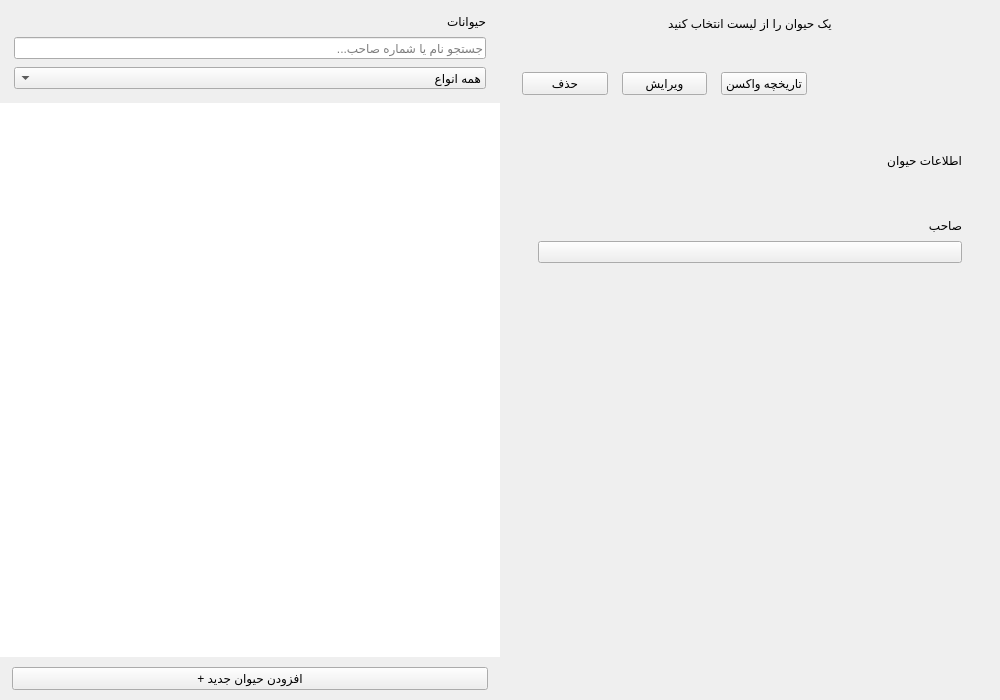
<?xml version="1.0" encoding="UTF-8"?>
<ui version="4.0">
 <class>AnimalsWidget</class>
 <widget class="QWidget" name="AnimalsWidget">
  <property name="geometry"><rect><x>0</x><y>0</y><width>1000</width><height>700</height></rect></property>
  <property name="layoutDirection"><enum>Qt::RightToLeft</enum></property>
  <layout class="QHBoxLayout" name="mainLayout">
   <property name="spacing"><number>0</number></property>
   <property name="leftMargin"><number>0</number></property>
   <property name="rightMargin"><number>0</number></property>
   <property name="topMargin"><number>0</number></property>
   <property name="bottomMargin"><number>0</number></property>

   <!-- Profile area (left side) -->
   <item>
    <widget class="QWidget" name="profileArea">
     <layout class="QVBoxLayout" name="profileAreaLayout">
      <property name="spacing"><number>0</number></property>
      <property name="leftMargin"><number>0</number></property>
      <property name="rightMargin"><number>0</number></property>
      <property name="topMargin"><number>0</number></property>
      <property name="bottomMargin"><number>0</number></property>

      <!-- Placeholder -->
      <item>
       <widget class="QWidget" name="placeholderWidget">
        <layout class="QVBoxLayout">
         <item><spacer><property name="orientation"><enum>Qt::Vertical</enum></property></spacer></item>
         <item>
          <widget class="QLabel" name="placeholderLabel">
           <property name="text"><string>یک حیوان را از لیست انتخاب کنید</string></property>
           <property name="alignment"><set>Qt::AlignCenter</set></property>
          </widget>
         </item>
         <item><spacer><property name="orientation"><enum>Qt::Vertical</enum></property></spacer></item>
        </layout>
       </widget>
      </item>

      <!-- Profile widget -->
      <item>
       <widget class="QWidget" name="profileWidget">
        <layout class="QVBoxLayout" name="profileWidgetLayout">
         <property name="spacing"><number>0</number></property>
         <property name="leftMargin"><number>0</number></property>
         <property name="rightMargin"><number>0</number></property>
         <property name="topMargin"><number>0</number></property>
         <property name="bottomMargin"><number>0</number></property>

         <!-- Green header -->
         <item>
          <widget class="QWidget" name="profileHeaderWidget">
           <property name="minimumHeight"><number>80</number></property>
           <property name="maximumHeight"><number>80</number></property>
           <layout class="QHBoxLayout" name="profileHeaderLayout">
            <property name="leftMargin"><number>22</number></property>
            <property name="rightMargin"><number>22</number></property>
            <property name="topMargin"><number>12</number></property>
            <property name="bottomMargin"><number>12</number></property>
            <property name="spacing"><number>14</number></property>
            <item>
             <widget class="QLabel" name="animalAvatarLabel">
              <property name="minimumSize"><size><width>50</width><height>50</height></size></property>
              <property name="maximumSize"><size><width>50</width><height>50</height></size></property>
              <property name="alignment"><set>Qt::AlignCenter</set></property>
             </widget>
            </item>
            <item>
             <layout class="QVBoxLayout" name="animalTitleLayout">
              <property name="spacing"><number>3</number></property>
              <item><widget class="QLabel" name="animalNameLabel"><property name="text"><string></string></property></widget></item>
              <item><widget class="QLabel" name="animalSubLabel"><property name="text"><string></string></property></widget></item>
             </layout>
            </item>
            <item><spacer><property name="orientation"><enum>Qt::Horizontal</enum></property></spacer></item>
            <item><widget class="QPushButton" name="btnViewHistory"><property name="text"><string>تاریخچه واکسن</string></property><property name="minimumHeight"><number>32</number></property></widget></item>
            <item><widget class="QPushButton" name="btnEdit"><property name="text"><string>ویرایش</string></property><property name="minimumHeight"><number>32</number></property></widget></item>
            <item><widget class="QPushButton" name="btnDelete"><property name="text"><string>حذف</string></property><property name="minimumHeight"><number>32</number></property></widget></item>
           </layout>
          </widget>
         </item>

         <!-- Scroll area -->
         <item>
          <widget class="QScrollArea" name="profileScrollArea">
           <property name="frameShape"><enum>QFrame::NoFrame</enum></property>
           <property name="widgetResizable"><bool>true</bool></property>
           <widget class="QWidget" name="profileScrollContent">
            <layout class="QVBoxLayout" name="profileScrollLayout">
             <property name="spacing"><number>14</number></property>
             <property name="leftMargin"><number>22</number></property>
             <property name="rightMargin"><number>22</number></property>
             <property name="topMargin"><number>18</number></property>
             <property name="bottomMargin"><number>18</number></property>

             <!-- Info card -->
             <item>
              <widget class="QWidget" name="infoCard">
               <layout class="QVBoxLayout" name="infoCardLayout">
                <property name="spacing"><number>0</number></property>
                <property name="leftMargin"><number>16</number></property>
                <property name="rightMargin"><number>16</number></property>
                <property name="topMargin"><number>14</number></property>
                <property name="bottomMargin"><number>14</number></property>
                <item><widget class="QLabel" name="infoCardTitle"><property name="text"><string>اطلاعات حیوان</string></property></widget></item>
                <item>
                 <widget class="QWidget" name="infoRowsContainer">
                  <layout class="QVBoxLayout" name="infoRowsLayout">
                   <property name="spacing"><number>0</number></property>
                   <property name="leftMargin"><number>0</number></property>
                   <property name="rightMargin"><number>0</number></property>
                   <property name="topMargin"><number>8</number></property>
                   <property name="bottomMargin"><number>0</number></property>
                  </layout>
                 </widget>
                </item>
               </layout>
              </widget>
             </item>

             <!-- Owner card -->
             <item>
              <widget class="QWidget" name="ownerCard">
               <layout class="QVBoxLayout" name="ownerCardLayout">
                <property name="spacing"><number>8</number></property>
                <property name="leftMargin"><number>16</number></property>
                <property name="rightMargin"><number>16</number></property>
                <property name="topMargin"><number>14</number></property>
                <property name="bottomMargin"><number>14</number></property>
                <item><widget class="QLabel" name="ownerCardTitle"><property name="text"><string>صاحب</string></property></widget></item>
                <item>
                 <widget class="QPushButton" name="btnGoToOwner">
                  <property name="text"><string></string></property>
                  <property name="minimumHeight"><number>44</number></property>
                 </widget>
                </item>
               </layout>
              </widget>
             </item>

             <item><spacer><property name="orientation"><enum>Qt::Vertical</enum></property><property name="sizeHint" stdset="0"><size><width>0</width><height>20</height></size></property></spacer></item>
            </layout>
           </widget>
          </widget>
         </item>
        </layout>
       </widget>
      </item>
     </layout>
    </widget>
   </item>

   <!-- List panel (right side) -->
   <item>
    <widget class="QWidget" name="listPanel">
     <property name="minimumWidth"><number>260</number></property>
     <property name="maximumWidth"><number>260</number></property>
     <layout class="QVBoxLayout" name="listPanelLayout">
      <property name="spacing"><number>0</number></property>
      <property name="leftMargin"><number>0</number></property>
      <property name="rightMargin"><number>0</number></property>
      <property name="topMargin"><number>0</number></property>
      <property name="bottomMargin"><number>0</number></property>

      <item>
       <widget class="QWidget" name="listHeader">
        <layout class="QVBoxLayout" name="listHeaderLayout">
         <property name="leftMargin"><number>14</number></property>
         <property name="rightMargin"><number>14</number></property>
         <property name="topMargin"><number>14</number></property>
         <property name="bottomMargin"><number>14</number></property>
         <property name="spacing"><number>8</number></property>
         <item><widget class="QLabel" name="listTitle"><property name="text"><string>حیوانات</string></property></widget></item>
         <item><widget class="QLineEdit" name="searchEdit"><property name="placeholderText"><string>جستجو نام یا شماره صاحب...</string></property></widget></item>
         <item>
          <widget class="QComboBox" name="typeFilterCombo">
           <item><property name="text"><string>همه انواع</string></property></item>
           <item><property name="text"><string>سگ</string></property></item>
           <item><property name="text"><string>گربه</string></property></item>
          </widget>
         </item>
        </layout>
       </widget>
      </item>

      <item>
       <widget class="QListWidget" name="animalListWidget">
        <property name="frameShape"><enum>QFrame::NoFrame</enum></property>
        <property name="horizontalScrollBarPolicy"><enum>Qt::ScrollBarAlwaysOff</enum></property>
       </widget>
      </item>

      <item>
       <layout class="QVBoxLayout">
        <property name="leftMargin"><number>12</number></property>
        <property name="rightMargin"><number>12</number></property>
        <property name="topMargin"><number>10</number></property>
        <property name="bottomMargin"><number>10</number></property>
        <item>
         <widget class="QPushButton" name="btnAddAnimal">
          <property name="text"><string>+ افزودن حیوان جدید</string></property>
          <property name="minimumHeight"><number>38</number></property>
         </widget>
        </item>
       </layout>
      </item>
     </layout>
    </widget>
   </item>

  </layout>
 </widget>
</ui>
